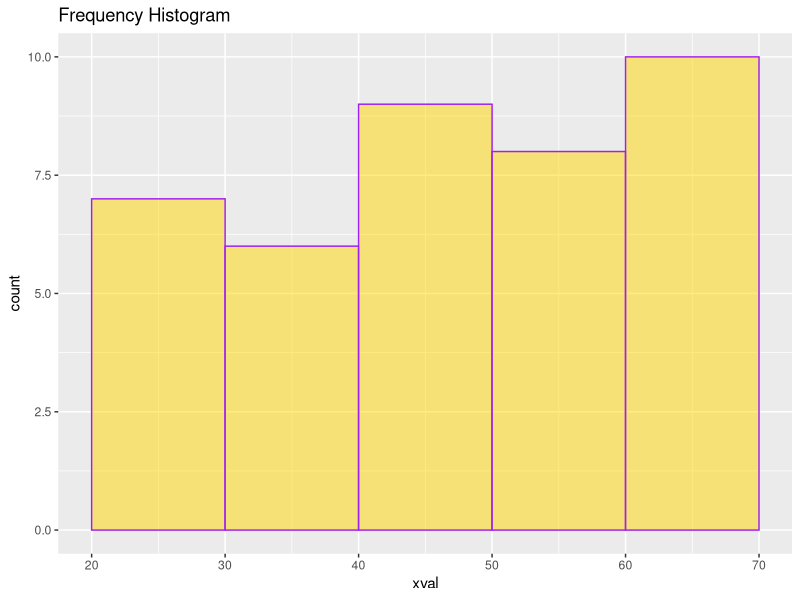
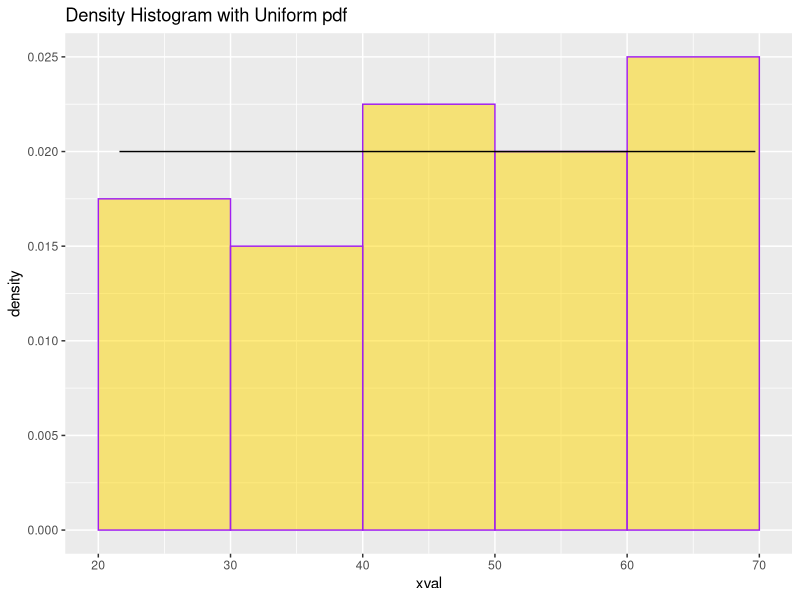

The R script that drew these images, in order:
## ---- chunk 1
knitr::opts_chunk$set(echo = TRUE)
library(tidyverse)
## ---- chunk 2

    sample_data <- tibble( 
          xval  = c( 33.8, 62.6, 42.3, 62.9, 32.9, 58.9, 60.8, 49.1, 
                     42.6, 59.8, 41.6, 54.5, 40.5, 30.3, 22.4, 25.0, 
                     59.2, 67.5, 64.1, 59.3, 24.9, 22.3, 69.7, 41.2, 
                     64.5, 33.4, 39.0, 53.1, 21.6, 46.0, 28.1, 68.7, 
                     27.6, 57.6, 54.8, 48.9, 68.4, 38.4, 69.0, 46.6 ) )
## ---- chunk 3

    ggplot() +
       geom_histogram(data = sample_data,
                 mapping =aes(x = xval ),
                 breaks = seq(20, 70, 10),
                 alpha = 0.5,
                 color = "purple",
                 fill = "gold") +
       labs(x = "xval",
            title = "Frequency Histogram") 

## ---- chunk 4

    ggplot() +
       geom_histogram(data = sample_data,
                 mapping =aes(x = xval, 
                              y = after_stat(density)),
                 breaks = seq(20, 70, 10),
                 alpha = 0.5,
                 color = "purple",
                 fill = "gold") +
      geom_function( fun = dunif, args = list( min = 20, max = 70) ) +
       labs(x = "xval",
            title = "Density Histogram with Uniform pdf") 

